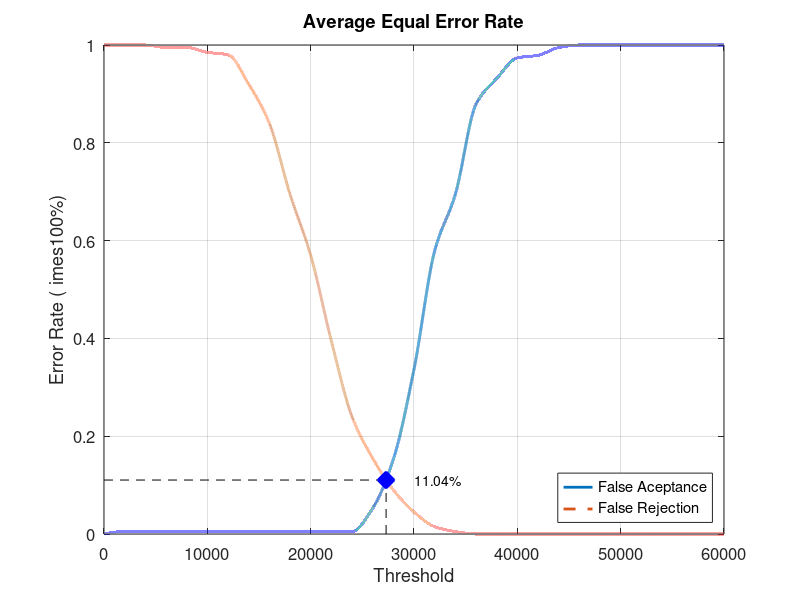
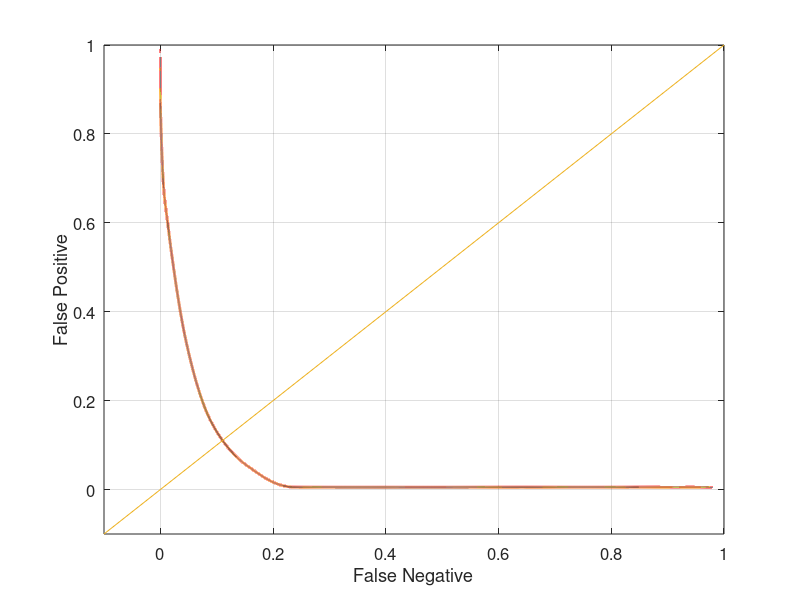

These figures' MATLAB source, in order:
close all;
clear;
clc;
x = 0:2000:60000;
xq = 0:0.5:60000;

y0 = [0 0.00526316 0.00526316 0.00526316 0.00526316 0.00526316 0.00526316 0.00526316 0.00526316 0.00526316 0.00526316 0.00526316 0.00526316 0.0526316 0.152632 0.336842 0.578947 0.694737 0.878947 0.931579 0.973684 0.978947 0.994737 1 1 1 1 1 1 1 1]
yy0 = interp1(x, y0, xq, 'pchip');
y1 = [1 1 1 0.995 0.995 0.985 0.98 0.92 0.84 0.695 0.57 0.395 0.24 0.155 0.09 0.045 0.015 0.005 0 0 0 0 0 0 0 0 0 0 0 0 0]
yy1 = interp1(x, y1, xq, 'pchip');

% Calculating EER: 
y2 = abs(y0 - y1);
find(y2 == min(y2))
yy2 = abs(yy0 - yy1);
xEER = find(yy2 == min(yy2));
xEERIndex = xq(xEER) % X-axis EER
yEER = yy0(xEER) % Y-axis EER

main = figure
plot(xq, yy0,'-','LineWidth', 2);	hold on
plot(xq, yy1,'--','LineWidth', 2);	hold on
plot([xEERIndex xEERIndex], [0 yEER], 'k--');	hold on
plot([0 xEERIndex], [yEER yEER], 'k--');	hold on
plot(xEERIndex, yEER, 'bx', 'LineWidth', 10);	hold on
text(xEERIndex + 10 * xEERIndex / 100, yEER, [num2str(round((10000 * yEER)) / 100) '%'])
legend('False Aceptance', 'False Rejection', 'Location', 'SouthEast')
xlabel('Threshold')
ylabel('Error Rate (	imes100%)')
title('Average Equal Error Rate')
set(gca, 'FontSize', 12)
axis([0 60000 0 1])
grid on

print(main, 'Database3_1Main', '-dpng');
FNRxFPR = figure('Color', [1 1 1]);
plot(yy1, yy0, '-', yy1, yy0, 'LineWidth', 2);
hold on
y = -0.1:0.1:1
plot(y, y); 
set(gca, 'FontSize', 12)
xlabel('False Negative')
ylabel('False Positive')
axis([-0.1 1 -0.1 1])
set(gca, 'FontSize', 12)
grid on

print(FNRxFPR, 'Database3_1FNRxFPR','-dpng');
